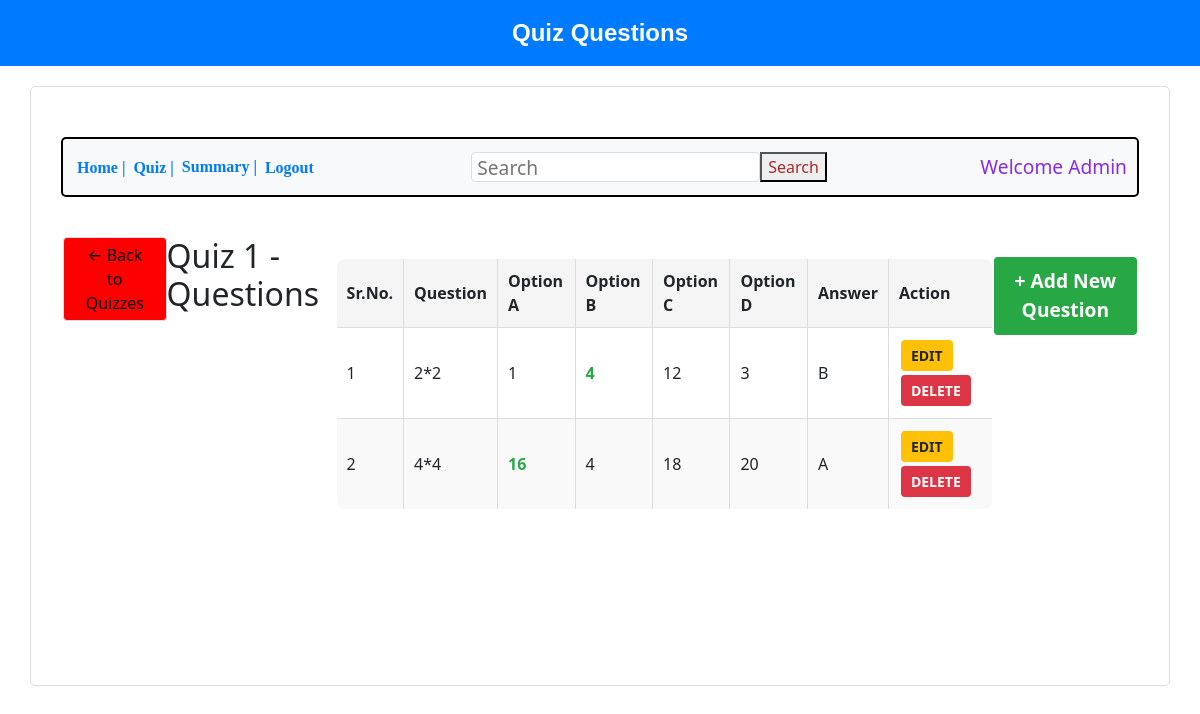
The app's page /manage_questions/2 with its own data.
### backend/models.py (models this page shows, shortened)
class Quiz(db.Model):
    __tablename__ = "quizzes"
    id = db.Column(db.Integer, primary_key=True)
    title = db.Column(db.String, nullable=False)
    subject_id = db.Column(db.Integer, db.ForeignKey("subjects.id"), nullable=False)
    chapter_id = db.Column(db.Integer, db.ForeignKey("chapters.id"), nullable=False)
    duration = db.Column(db.String, nullable=False)  # Store as string (e.g., "00:10")
    created_by_id = db.Column(db.Integer, db.ForeignKey("user_info.id"), nullable=False)
    is_active = db.Column(db.Boolean, default=True)
    created_at = db.Column(db.String, nullable=False, default=datetime.now().strftime("%Y-%m-%d"))
    subject = db.relationship("Subject", backref="quizzes")
    chapter = db.relationship("Chapter", backref="quizzes")
    created_by = db.relationship("User", backref="quizzes_created")

class Question(db.Model):
    __tablename__ = "questions"
    id = db.Column(db.Integer, primary_key=True)
    quiz_id = db.Column(db.Integer, db.ForeignKey("quizzes.id"), nullable=False)
    chapter_id = db.Column(db.Integer, db.ForeignKey("chapters.id"), nullable=False)
    question_text = db.Column(db.String, nullable=False)
    quiz = db.relationship("Quiz", backref="questions")
    options = db.relationship("Option", backref="question", cascade="all, delete-orphan")

class Option(db.Model):
    __tablename__ = "options"
    id = db.Column(db.Integer, primary_key=True)
    question_id = db.Column(db.Integer, db.ForeignKey('questions.id'), nullable=False)
    option_text = db.Column(db.String(255), nullable=False)
    is_correct = db.Column(db.Boolean, default=False)

### backend/controllers.py (the view)
@app.route('/manage_questions/<int:quiz_id>')
def manage_questions(quiz_id):
    quiz = Quiz.query.get_or_404(quiz_id)
    questions = Question.query.filter_by(quiz_id=quiz_id).all()
    for question in questions:
        question.options = Option.query.filter_by(question_id=question.id).all()
    return render_template('show_question.html', quiz=quiz, questions=questions, name=request.args.get('email', 'Admin'))

### templates/show_question.html (shortened to what this page needs)
<!DOCTYPE html>
<html lang="en">
<head>
    <link rel="stylesheet" href="/static/style.css">
    <link rel="stylesheet" href="https://cdnjs.cloudflare.com/ajax/libs/bootstrap/5.3.2/css/bootstrap.min.css">
</head>
<body>
    <div class="header2">Quiz Questions</div>
    <div class="bordertime">
        <div class="button-container">
            <a href="/admin_dash"><button class="nav-button">Home |</button></a>
            <a href="/quiz-mgmt"><button class="nav-button">Quiz |</button></a>
            <button class="nav-button">Summary |</button>
            <a href="/login"><button class="nav-button">Logout</button></a>
            <input class="search" type="search" placeholder="Search">
            <button class="searching">Search</button>
            <h4 class="text">Welcome {{ name }}</h4>
        </div>
        <div class="container">
            <a href="{{ url_for('show_quizzes', subject_id=quiz.subject_id, chapter_id=quiz.chapter_id) }}">
                <button class="back-btn">← Back to Quizzes</button>
            </a>
            <h2>{{ quiz.title }} - Questions</h2>
            {% if questions %}
            <table class="questions-table">
                <thead>
                    <tr>
                        <th>Sr.No.</th>
                        <th>Question</th>
                        <th>Option A</th>
                        <th>Option B</th>
                        <th>Option C</th>
                        <th>Option D</th>
                        <th>Answer</th>
                        <th>Action</th>
                    </tr>
                </thead>
                <tbody>
                    {% for question in questions %}
                    <tr>
                        <td>{{ loop.index }}</td>
                        <td>{{ question.question_text }}</td>
                        {% set options_list = question.options|list %}
                        {% if options_list|length >= 1 %}
                        <td {% if options_list[0].is_correct %}class="correct-option" {% endif %}>{{
                            options_list[0].option_text }}</td>
                        {% else %}
                        <td>-</td>
                        {% endif %}
                        {% if options_list|length >= 2 %}
                        <td {% if options_list[1].is_correct %}class="correct-option" {% endif %}>{{
                            options_list[1].option_text }}</td>
                        {% else %}
                        <td>-</td>
                        {% endif %}
                        {% if options_list|length >= 3 %}
                        <td {% if options_list[2].is_correct %}class="correct-option" {% endif %}>{{
                            options_list[2].option_text }}</td>
                        {% else %}
                        <td>-</td>
                        {% endif %}
                        {% if options_list|length >= 4 %}
                        <td {% if options_list[3].is_correct %}class="correct-option" {% endif %}>{{
                            options_list[3].option_text }}</td>
                        {% else %}
                        <td>-</td>
                        {% endif %}
                        <td>
                            {% for option in options_list %}
                            {% if option.is_correct %}
                            {% if loop.index == 1 %}A{% endif %}
                            {% if loop.index == 2 %}B{% endif %}
                            {% endif %}
                            {% endfor %}
                        </td>
                        <td>
                            <button class="action-btn edit-btn" data-bs-toggle="modal"
                                data-bs-target="#editQuestionModal"
                                data-question-id="{{ question.id }}"
                                data-question-text="{{ question.question_text }}"
                                data-question-hint="{{ question.hint|default('') }}"
                                {% for option in options_list %}
                                data-option-{{ loop.index }}-id="{{ option.id }}"
                                data-option-{{ loop.index }}-text="{{ option.option_text }}"
                                data-option-{{ loop.index }}-correct="{{ 'true' if option.is_correct else 'false' }}"
                                {% endfor %}
                                data-options-count="{{ options_list|length }}">
                                EDIT
                            </button>
                            <a href="{{ url_for('delete_question', question_id=question.id) }}"
                                onclick="return confirm('Are you sure you want to delete this question?')">
                                <button class="action-btn delete-btn">DELETE</button>
                            </a>
                        </td>
                    </tr>
                    {% endfor %}
                </tbody>
            </table>
            {% else %}
            <div class="no-questions">
                <h3>No Questions available for this quiz</h3>
                <p>Click the button below to add new questions.</p>
            </div>
            {% endif %}
            <center>
                <a href="{{ url_for('new_question', quiz_id=quiz.id) }}">
                    <button class="adding-button">+ Add New Question</button>
                </a>
            </center>
        </div>
    </div>
</body>
</html>

### static/style.css (style rules this page uses)
.container { display: flex; justify-content: space-around; }
table { width: 100%; border-collapse: collapse; }
th, td { text-align: left; padding: 8px; }
th { font-weight: bold; text-align: center; }
.bordertime { border: 2px solid black; border-radius: 20px; height: 600px; }
.button-container { padding-left: 20px; display: flex; align-items: center; border: 2px solid black; height: 60px; border-radius: 10px; border-radius: 20px; margin-top: 30px; margin-left: 10px; margin-right: 10px; }
.nav-button { background-color: transparent; text-align: center; display: inline-block; font-size: 16px; cursor: pointer; margin: 0%; padding: 0px 4px; border: none; color: green; font-family: cursive; }
.search { font-size: larger; margin-left: 200px; padding: 0px 50px; height: 30px; }
.searching { height: 30px; color: brown; }
.text { margin-left: 300px; font-size: larger; color: blueviolet; }
.adding-button { margin: 0%; padding: 14px 14px; background-color: rgb(164, 212, 19); border-radius: 20px; justify-content: center; font-size: larger; }
.bordertime { border: 1px solid #ddd; padding: 20px; border-radius: 5px; margin: 20px auto; width: 95%; }
.header2 { background-color: #007bff; color: white; text-align: center; padding: 15px; font-size: 24px; font-weight: bold; }
.button-container { display: flex; align-items: center; margin-bottom: 20px; padding: 10px; background-color: #f8f9fa; border-radius: 5px; }
.nav-button { background: none; border: none; color: #007bff; cursor: pointer; font-weight: bold; }
.back-btn { margin-bottom: 20px; padding: 5px 15px; background-color: red; border: 1px solid #ddd; border-radius: 4px; cursor: pointer; }
.correct-option { margin-top: 20px; }
.text { margin-left: auto; margin-bottom: 0; }
.search { margin-left: auto; padding: 5px; border-radius: 4px; border: 1px solid #ddd; }
.action-btn { margin: 2px; padding: 6px 12px; border: none; border-radius: 4px; cursor: pointer; }
.edit-btn { background-color: #ffc107; color: black; }
.delete-btn { background-color: #dc3545; color: white; }
body { font-family: 'Segoe UI', Tahoma, Geneva, Verdana, sans-serif; background-color: #f4f6f8; color: #333; margin: 0; padding: 0; }
h1, h2, h3 { color: #222; }
a { text-decoration: none; color: #007bff; }
.header2 { padding: 20px; background-color: white; color: black; text-align: center; font-size: xx-large; font-family: Verdana, Geneva, Tahoma, sans-serif; }
.container { max-width: 900px; margin: 20px auto; background: white; padding: 20px; border-radius: 8px; }
.action-btn { padding: 6px 12px; border-radius: 5px; font-size: 14px; cursor: pointer; }
.edit-btn { background-color: #ffc107; color: #000; }
.delete-btn { background-color: #dc3545; color: #fff; }
.questions-table { width: 100%; border-collapse: collapse; margin-top: 20px; }
.questions-table th, .questions-table td { border: 1px solid #ddd; padding: 10px; text-align: left; }
.questions-table th { background-color: #f5f5f5; font-weight: bold; }
.questions-table tr:nth-child(even) { background-color: #f9f9f9; }
.action-btn { padding: 5px 10px; border: none; border-radius: 4px; cursor: pointer; margin-right: 5px; font-weight: bold; }
.edit-btn { background-color: #ffc107; color: #212529; }
.adding-button { background-color: #28a745; color: white; padding: 10px 20px; border: none; border-radius: 4px; cursor: pointer; margin-top: 20px; font-weight: bold; }
.correct-option { color: #28a745; font-weight: bold; }
table { margin-top: 10px; width: 100%; border-collapse: collapse; border: 2px solid black; border-radius: 10px; overflow: hidden; }
th, td { padding: 10px; text-align: left; }
body { font-family: Arial, sans-serif; text-align: center; background-color: #f8f8f8; }

### records on screen
Quiz: title "Quiz 1"
Question: question_text "2*2"
Option: option_text "1"
Option: option_text "4", is_correct "B"
Option: option_text "12"
Option: option_text "3"
Question: question_text "4*4"
Option: option_text "16", is_correct "A"
Option: option_text "4"
Option: option_text "18"
Option: option_text "20"

### other values on screen
{{ name }} "Admin"
